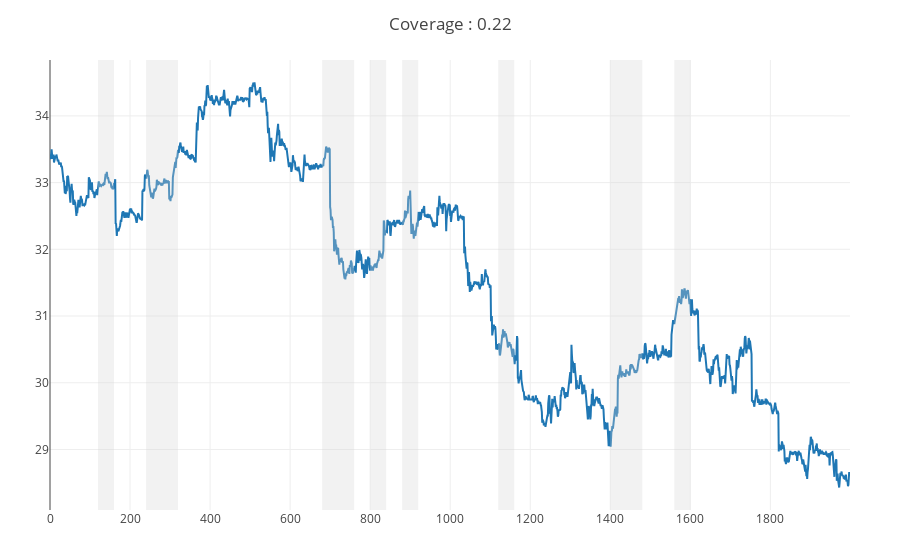

Notebook source saved alongside this figure:
### Code cell
x,y, control, signal, xt, yt, controlt = loadsimulpaper(papers[3]);
pc.plotprevisibility(control.lastPrice, signal)

### Figure 1 — Plotly figure (JSON) as saved in the notebook; plotly's stock layout.template omitted (floating-point values rounded to 4 significant figures; data arrays with more than 128 entries replaced by an {"elided": "..."} marker saying what was removed)
{"data": [{"type": "scatter", "y": {"elided": "2000 float values"}}], "layout": {"autosize": true, "margin": {"b": 50, "l": 50, "r": 50, "t": 60}, "shapes": [{"fillcolor": "#d3d3d3", "line": {"width": 0}, "opacity": 0.3, "type": "rect", "x0": 120, "x1": 160, "xref": "x", "y0": 0, "y1": 1, "yref": "paper"}, {"fillcolor": "#d3d3d3", "line": {"width": 0}, "opacity": 0.3, "type": "rect", "x0": 240, "x1": 320, "xref": "x", "y0": 0, "y1": 1, "yref": "paper"}, {"fillcolor": "#d3d3d3", "line": {"width": 0}, "opacity": 0.3, "type": "rect", "x0": 680, "x1": 760, "xref": "x", "y0": 0, "y1": 1, "yref": "paper"}, {"fillcolor": "#d3d3d3", "line": {"width": 0}, "opacity": 0.3, "type": "rect", "x0": 800, "x1": 840, "xref": "x", "y0": 0, "y1": 1, "yref": "paper"}, {"fillcolor": "#d3d3d3", "line": {"width": 0}, "opacity": 0.3, "type": "rect", "x0": 880, "x1": 920, "xref": "x", "y0": 0, "y1": 1, "yref": "paper"}, {"fillcolor": "#d3d3d3", "line": {"width": 0}, "opacity": 0.3, "type": "rect", "x0": 1120, "x1": 1160, "xref": "x", "y0": 0, "y1": 1, "yref": "paper"}, {"fillcolor": "#d3d3d3", "line": {"width": 0}, "opacity": 0.3, "type": "rect", "x0": 1400, "x1": 1480, "xref": "x", "y0": 0, "y1": 1, "yref": "paper"}, {"fillcolor": "#d3d3d3", "line": {"width": 0}, "opacity": 0.3, "type": "rect", "x0": 1560, "x1": 1600, "xref": "x", "y0": 0, "y1": 1, "yref": "paper"}], "title": {"text": "Coverage : 0.22"}, "xaxis": {"autorange": true, "range": [0, 1999]}, "yaxis": {"autorange": true, "range": [28.09, 34.84], "type": "linear"}}}
